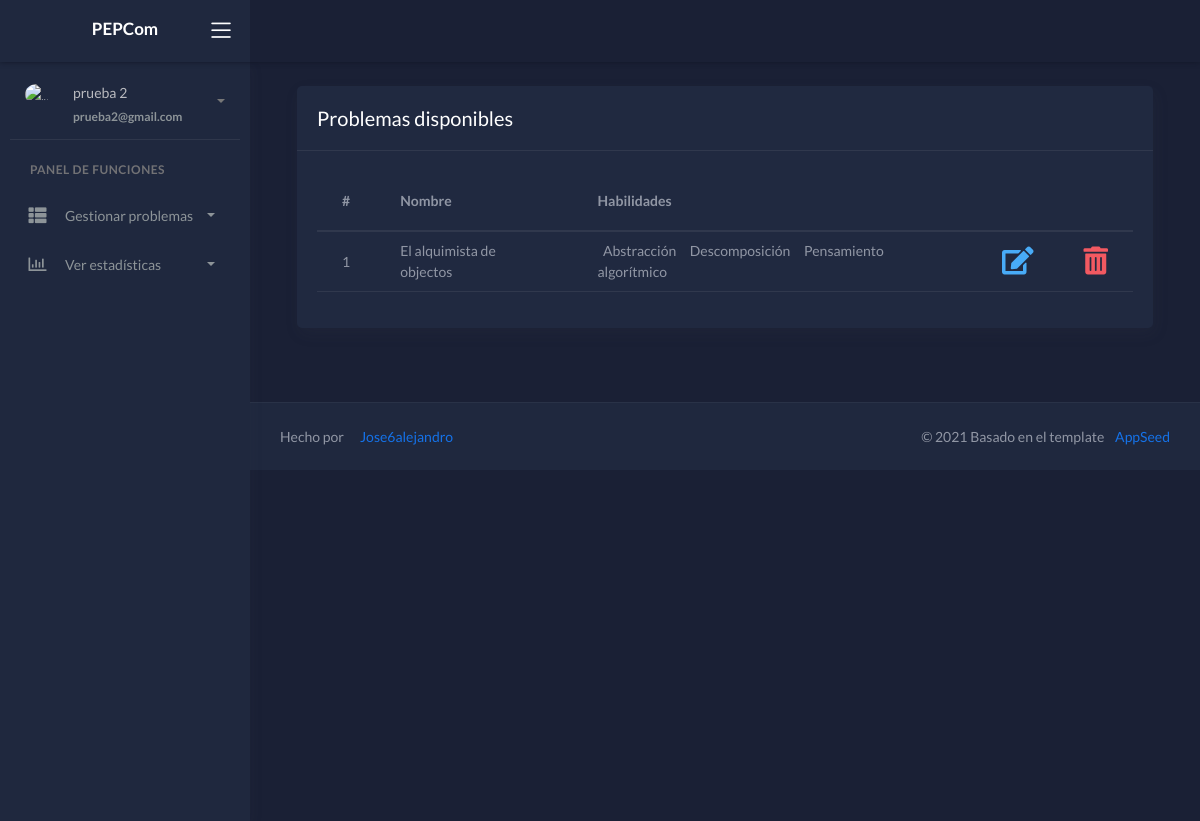
/home/read/ (signed in), run on the app's committed database.
### crud_problems_app/models.py (models this page shows, shortened)
class User_Create_Problem(models.Model):
   user = models.ForeignKey(User, on_delete=models.CASCADE, blank=True)
   name = models.CharField(max_length=60)
   question = models.CharField(max_length=100)
   correct_option = models.CharField(max_length=70)
   distractor1 = models.CharField(max_length=70)
   distractor2 = models.CharField(max_length=70)
   distractor3 = models.CharField(max_length=70)
   explanation = models.CharField(max_length=250)
   image = models.ImageField(upload_to=user_directory_path, null = True)
   abstraction = models.BooleanField(blank=True)
   decomposition = models.BooleanField(blank=True)
   algorithms = models.BooleanField(blank=True)
   generalization = models.BooleanField(blank=True)
   evaluation = models.BooleanField(blank=True)

### crud_problems_app/views.py (the view)
# urls.py: path('home/read/',views.read_problems, name="read"),
@login_required()
def read_problems(request):
   info_problems = User_Create_Problem.objects.filter(user_id=request.user.id)
   return render(request, 'read.html', {"info": info_problems})

### templates/read.html (shortened to what this page needs)
{% extends "layouts/base.html" %}
{% block content %}
	<div class="wrapper">
		{% include 'includes/navigation.html' %}
        {% include 'includes/sidebar.html' %}
		<div class="main-panel">
			<div class="content">
				<div class="page-inner">
				<div class="page-header">
						<div class="col-md-12">
							<div class="card">
								<div class="card-header">
									<div class="card-title">Problemas disponibles</div>
								</div>
										<div class="card-body table-responsive">
											<table class="table table-hover">
												<thead>
													<tr>
														<th scope="col">#</th>
														<th scope="col">Nombre</th>
														<th scope="col">Habilidades</th>
														<th scope="col" class="text-center"> </th>
														<th scope="col"> </th>
													</tr>
												</thead>
												<tbody>
													{% for c in info %}
														<tr>
															<td>
																{{forloop.counter}}
															</td>
															<td>
																{{c.name}}
															</td>
															<td>
																{% if c.abstraction %}
																	&nbsp; Abstracción &nbsp;
																{% endif %}
																{% if c.decomposition %}
																	&nbsp; Descomposición &nbsp;
																{% endif %}
																{% if c.algorithms %}
																	&nbsp; Pensamiento algorítmico &nbsp;
																{% endif %}
															</td>
															<td>
																<a  class="text-info" title="Editar" href="{% url 'update' c.id %}">
																	<i class="fas fa-edit fa-2x"></i>
																</a>
															</td>
															<td>
																<a class="text-danger" title="Eliminar" href="#" onclick="delete_problem({{c.id}})">
																	<i class="fas fa-trash-alt fa-2x"></i>
																</a>
															</td>
														</tr>
													{% endfor %}
												</tbody>
											</table>
										</div>
							</div>
						</div>
				</div>
				</div>
			{% include 'includes/footer.html' %}
			</div>
		</div>
	</div>
{% endblock content %}

### templates/includes/sidebar.html (shortened to what this page needs)
		<div class="sidebar sidebar-style-2" data-background-color="dark2">
			<div class="sidebar-wrapper scrollbar scrollbar-inner">
				<div class="sidebar-content">
					<div class="user">
						<div class="avatar-sm float-left mr-2">
							<img src="/static/assets/img/icon2.png" alt="..." class="avatar-img rounded-circle">
						</div>
						<div class="info">
							<a data-toggle="collapse" href="#collapseExample" aria-expanded="true">
								<span>
									{{ request.user.first_name }}
									{{ request.user.last_name }}
									<span class="user-level">
										{{ request.user.email }}
									</span>
									<span class="caret"></span>
								</span>
							</a>
						</div>
					</div>
				{% if not user.user_profile_set.first.user_role%}
					<ul class="nav nav-primary">
						<li class="nav-section">
							<h4 class="text-section">Panel de funciones </h4>
						</li>
						<li class="nav-item {% if 'ui-' in segment %} active {% endif %}">
							<a data-toggle="collapse" href="#base">
								<i class="fas fa-th-list"></i>
								<p>Gestionar problemas</p>
								<span class="caret"></span>
							</a>
						</li>
						<li class="nav-item {% if 'charts' in segment %} active {% endif %}">
							<a data-toggle="collapse" href="#charts">
								<i class="far fa-chart-bar"></i>
								<p>Ver estadísticas</p>
								<span class="caret"></span>
							</a>
						</li>
					</ul>
				{% endif %}
				</div>
			</div>
		</div>

### data on the page
User_Create_Problem: name "El alquimista de objectos", abstraction "Abstracción", decomposition "Descomposición", algorithms "Pensamiento algorítmico"

### other printed values
{{ request.user.first_name }} "prueba"
{{ request.user.last_name }} "2"
{{ request.user.email }} "prueba2@gmail.com"
